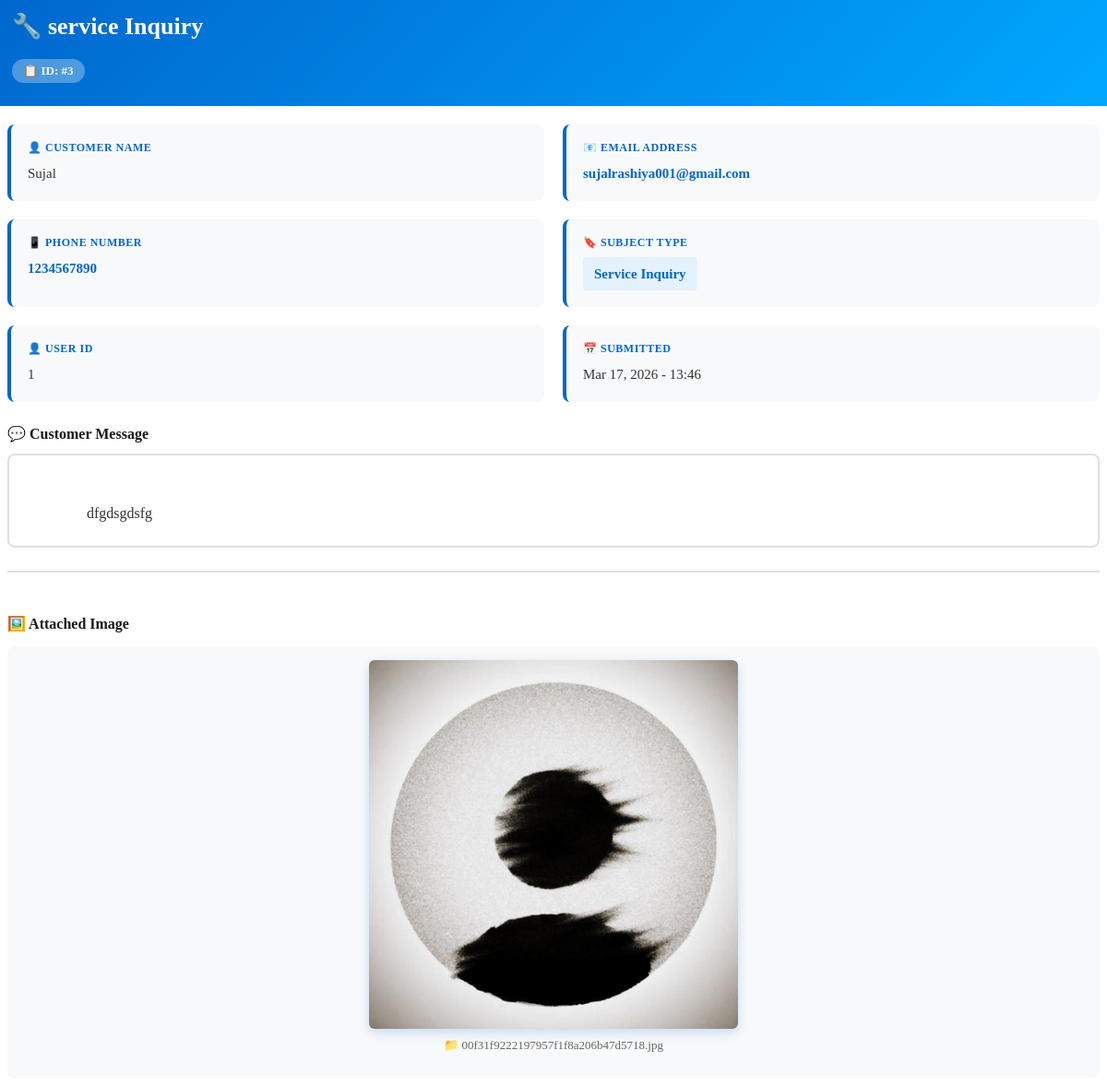
Screenshot of /get_inquiry_details.php?id=3 with the database file from the repository.
### tables this page shows
CREATE TABLE `bmw_inquiries` (
  `id` int(11) NOT NULL,
  `user_id` int(11) NOT NULL,
  `name` varchar(100) NOT NULL,
  `email` varchar(100) NOT NULL,
  `phone` varchar(20) NOT NULL,
  `subject` varchar(50) NOT NULL,
  `message` text NOT NULL,
  `image` varchar(255) DEFAULT NULL,
  `created_at` timestamp NOT NULL DEFAULT current_timestamp(),
  `reply_sent` int(11) DEFAULT 0
);

### get_inquiry_details.php (the view, shortened to what this page needs)
<?php
include 'php/database.php';
if (isset($_GET['id'])) {
    $inquiry_id = intval($_GET['id']);
    $query = "SELECT * FROM bmw_inquiries WHERE id='$inquiry_id'";
    $result = mysqli_query($cann, $query);
    $inquiry = mysqli_fetch_assoc($result);
    if ($inquiry) {
        $subject_icons = [
            'sales' => '🛒',
            'service' => '🔧',
            'parts' => '⚙️',
            'general' => '📌'
        ];
        $icon = isset($subject_icons[$inquiry['subject']]) ? $subject_icons[$inquiry['subject']] : '📋';
        ?>
        <div class="inquiry-detail-header">
            <h2><?php echo $icon; ?> <?php echo htmlspecialchars($inquiry['subject']); ?> Inquiry</h2>
            <span class="status">📋 ID: #<?php echo $inquiry['id']; ?></span>
        </div>
        <div class="detail-grid">
            <div class="detail-card">
                <label>👤 Customer Name</label>
                <p><?php echo htmlspecialchars($inquiry['name']); ?></p>
            </div>
            <div class="detail-card">
                <label>📧 Email Address</label>
                <p><a href="mailto:<?php echo htmlspecialchars($inquiry['email']); ?>"><?php echo htmlspecialchars($inquiry['email']); ?></a></p>
            </div>
            <div class="detail-card">
                <label>📱 Phone Number</label>
                <p><a href="tel:<?php echo htmlspecialchars($inquiry['phone']); ?>"><?php echo htmlspecialchars($inquiry['phone']); ?></a></p>
            </div>
            <div class="detail-card">
                <label>🔖 Subject Type</label>
                <p>
                    <span style="display: inline-block; padding: 6px 12px; background: #e3f2fd; color: #0066cc; border-radius: 4px; font-weight: 600;">
                        <?php
                        $subject_labels = ['sales' => 'Sales Inquiry', 'service' => 'Service Inquiry', 'parts' => 'Parts Inquiry', 'general' => 'General Inquiry'];
                        echo isset($subject_labels[$inquiry['subject']]) ? $subject_labels[$inquiry['subject']] : ucfirst($inquiry['subject']);
                        ?>
                    </span>
                </p>
            </div>
            <div class="detail-card">
                <label>👤 User ID</label>
                <p><?php echo $inquiry['user_id']; ?></p>
            </div>
            <div class="detail-card">
                <label>📅 Submitted</label>
                <p><?php echo isset($inquiry['created_at']) ? date('M d, Y - H:i', strtotime($inquiry['created_at'])) : 'N/A'; ?></p>
            </div>
        </div>
        <div class="message-section">
            <h4>💬 Customer Message</h4>
            <div class="message-content">
                <?php echo htmlspecialchars($inquiry['message']); ?>
            </div>
        </div>
        <?php if (!empty($inquiry['image']) && file_exists($inquiry['image'])): ?>
            <div class="image-section">
                <h4>🖼️ Attached Image</h4>
                <div class="image-container">
                    <img src="<?php echo htmlspecialchars($inquiry['image']); ?>" alt="Inquiry Image">
                    <p style="margin-top: 10px; color: #666; font-size: 13px;">
                        📁 <?php echo htmlspecialchars(basename($inquiry['image'])); ?>
                    </p>
                </div>
            </div>
        <?php endif; ?>
        <?php
    } else {
        echo "<div style='text-align: center; padding: 40px; color: #d32f2f;'><h3>⚠️ Inquiry Not Found</h3><p>The requested inquiry could not be found in the database.</p></div>";
    }
}
?>

### get_inquiry_details.php (style rules this page uses)
.inquiry-detail-header { background: linear-gradient(135deg, #0066cc 0%, #00a8ff 100%); color: white; padding: 25px; border-radius: 8px 8px 0 0; margin: -20px -20px 20px -20px; }
.inquiry-detail-header h2 { margin: 0 0 10px 0; font-size: 26px; display: flex; align-items: center; gap: 10px; }
.inquiry-detail-header .status { display: inline-block; background: rgba(255,255,255,0.3); padding: 5px 12px; border-radius: 20px; font-size: 13px; margin-top: 10px; font-weight: 600; }
.detail-grid { display: grid; grid-template-columns: 1fr 1fr; gap: 20px; margin-bottom: 25px; }
.detail-card { background: #f8f9fa; padding: 18px; border-radius: 8px; border-left: 4px solid #0066cc; }
.detail-card label { display: block; font-weight: 700; color: #0066cc; font-size: 12px; text-transform: uppercase; letter-spacing: 0.5px; margin-bottom: 8px; }
.detail-card p { margin: 0; color: #333; font-size: 15px; line-height: 1.6; }
.detail-card a { color: #0066cc; text-decoration: none; font-weight: 600; }
.message-section { margin-bottom: 25px; }
.message-section h4 { color: #1a1a1a; font-size: 16px; margin-bottom: 12px; display: flex; align-items: center; gap: 8px; }
.message-content { background: #fff; border: 2px solid #e0e0e0; padding: 20px; border-radius: 8px; line-height: 1.8; color: #333; white-space: pre-wrap; word-wrap: break-word; }
.image-section { margin-top: 25px; padding-top: 25px; border-top: 2px solid #e0e0e0; }
.image-section h4 { color: #1a1a1a; font-size: 16px; margin-bottom: 15px; display: flex; align-items: center; gap: 8px; }
.image-container { background: #f8f9fa; padding: 15px; border-radius: 8px; text-align: center; }
.image-container img { max-width: 100%; max-height: 400px; border-radius: 6px; box-shadow: 0 4px 12px rgba(0,102,204,0.2); }

### rows the page displays
bmw_inquiries: subject "🔧", subject "service", id "3", name "Sujal", email "sujalrashiya001@gmail.com", phone "1234567890", subject "Service Inquiry", user "1", created_at "Mar 17, 2026 - 13:46", message "dfgdsgdsfg", image (picture), image "00f31f9222197957f1f8a206b47d5718.jpg"
